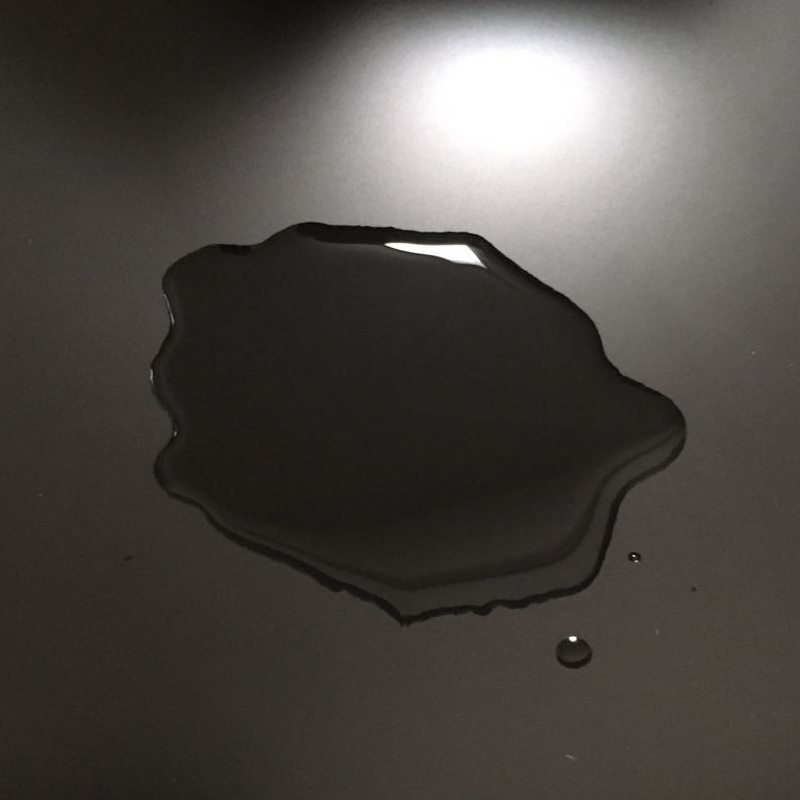
#> input picture data/sample.jpg, 800 x 800 px
$ python FindWaterContours.py   (older library calls are emulated)
#> lines starting #> are read from the running program, lines starting #| are printed output that depends on the picture; after the words box and inside, x2 and y2 are one past the last pixel; in counts of white or black regions, pixels touching at a corner belong together; long printed decimals are rounded
#!/usr/bin/env python
# encoding: utf-8
import cv2
import numpy as np
from matplotlib import pyplot as plt

def findContours():
    imOri = cv2.imread('data/sample.jpg')
#> imOri is the input picture: shape (800, 800, 3); mean B, G, R 68.2, 72.6, 76.5
    im = cv2.imread('data/sample.jpg')

    imgray = cv2.cvtColor(im,cv2.COLOR_BGR2GRAY)
    # imgray = cv2.GaussianBlur(imgray,(5,5),0)
    thrs1 =900
    thrs2 =300
    edge = cv2.Canny(imgray, thrs1, thrs2, apertureSize=5)
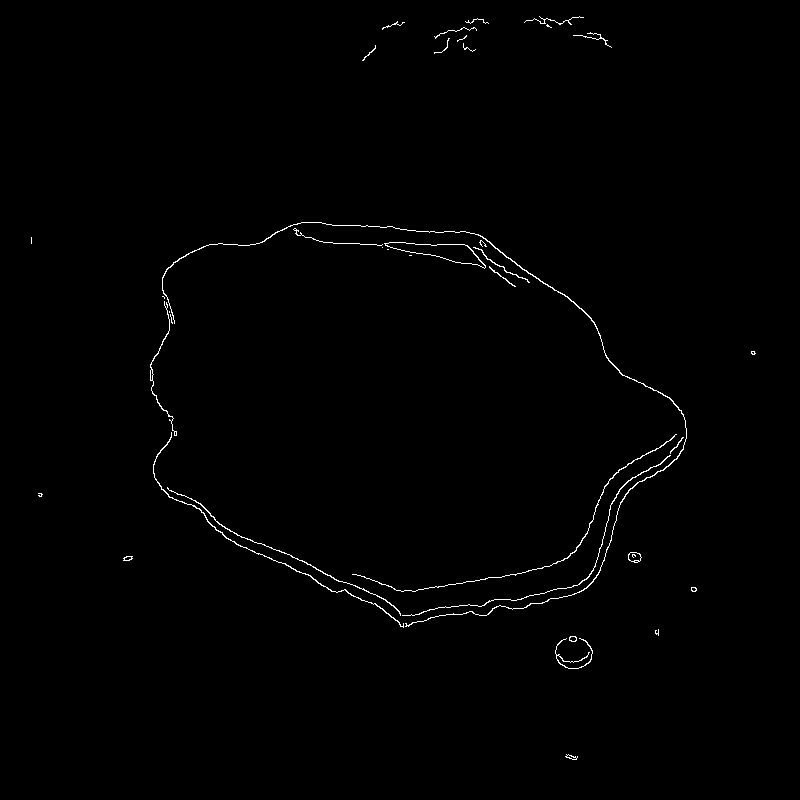
#> edge: shape (800, 800); 0.68% white in thin lines or dots, all inside (x1, y1, x2, y2) = (31, 16, 756, 760)
    # ret,binary = cv2.threshold(imgray,127,255,0)
    binary = cv2.adaptiveThreshold(edge,255,cv2.ADAPTIVE_THRESH_GAUSSIAN_C,cv2.THRESH_BINARY,11,2)
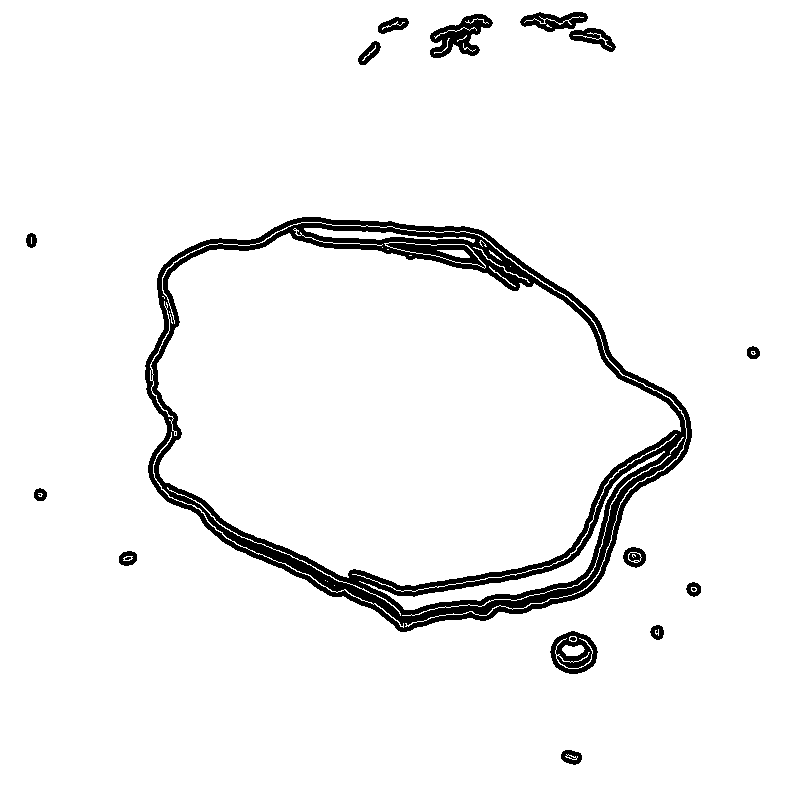
#> binary: shape (800, 800); 94.9% white; 20 black regions (5 under 20 px)

    im2, contours, hierarchy = cv2.findContours(binary,cv2.RETR_TREE,cv2.CHAIN_APPROX_SIMPLE)
#> contours = 76 contours, 36 with area under 20; largest, box (x1, y1, x2, y2) and area: (0, 0, 800, 800) 638401, (144, 216, 693, 633) 164741, (157, 233, 681, 586) 128634, (359, 451, 665, 610) 3022, (549, 630, 599, 675) 1622
    # im2, contours, hierarchy = cv2.findContours(edge,cv2.RETR_TREE,cv2.CHAIN_CODE)

    # print(len(contours))
    # print(hierarchy)
    for i in range(len(contours)):
        print('{:d}:{:f}'.format(i,cv2.contourArea(contours[i])))
#> this loop made 76 passes
#| 0:638401.000
#| 1:267.500
#| 2:26.000
#| 3:21.000
#| 4:1621.500
#| 5:167.500
#| 6:37.000
#| 7:32.000
#> (further printed lines are left out)
    print('im.shape[0:2]:\n', im.shape[0:2])
#| im.shape[0:2]:
#|  (800, 800)
    cv2.drawContours(im, contours, 29, (128,128,0), 5)
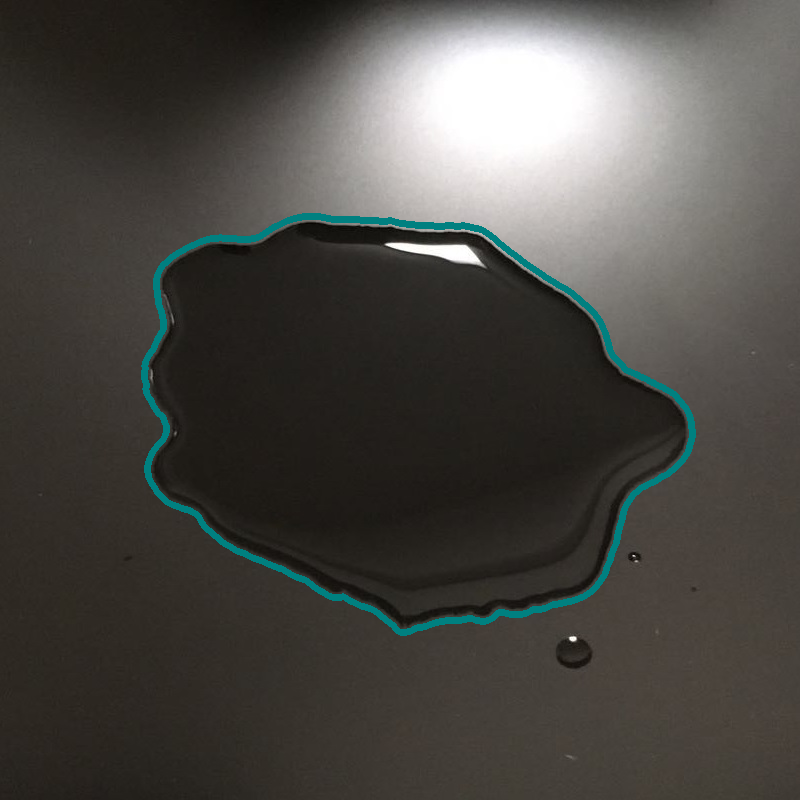
#> im: shape (800, 800, 3); 1.62% of pixels changed, all inside (x1, y1, x2, y2) = (141, 213, 696, 636)

    print('contours[0]:\n', contours[0])
#| contours[0]:
#|  [[[  0   0]]
#|  [[  0 799]]
#|  [[799 799]]
#|  [[799   0]]]

    perimeter = cv2.arcLength(contours[0],False)
#> perimeter = 2397
    epsilon = 0.1*perimeter
#> epsilon = 239.7
    approx = cv2.approxPolyDP(contours[0],epsilon,True)
#> approx = [[0, 0], [0, 799], [799, 799], [799, 0]]

    titles = ['1.Original Image', '2.Edge', '3.AdaptiveBinary', '4.Contours']
    images = [imOri, edge, binary, im]

    for i in range(4):
        plt.subplot(2,2,i+1),plt.imshow(images[i], 'gray')
        plt.title(titles[i])
        plt.xticks([]),plt.yticks([])
    plt.show()
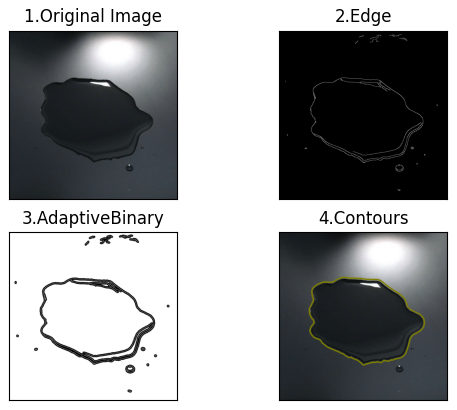
#> figure drawn by matplotlib, 4 panels; B, G, R data is drawn as R, G, B

if __name__ == '__main__':
    findContours()
